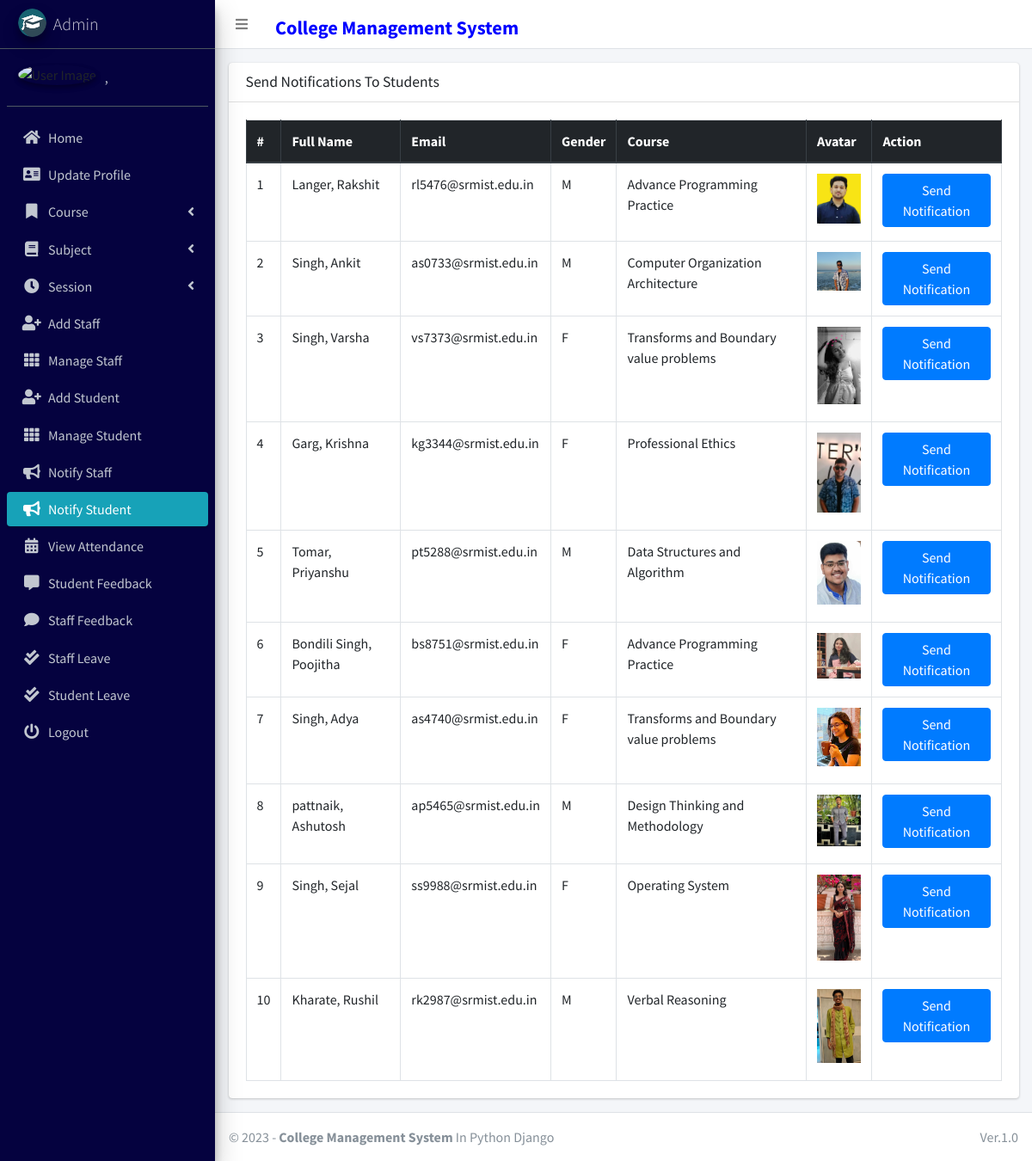
Page /admin_notify_student (signed in) on the committed database.
### main_app/models.py (models this page shows, shortened)
class CustomUser(AbstractUser):
    USER_TYPE = ((1, "HOD"), (2, "Staff"), (3, "Student"))
    GENDER = [("M", "Male"), ("F", "Female")]
    username = None  # Removed username, using email instead
    email = models.EmailField(unique=True)
    user_type = models.CharField(default=1, choices=USER_TYPE, max_length=1)
    gender = models.CharField(max_length=1, choices=GENDER)
    profile_pic = models.ImageField()
    address = models.TextField()
    fcm_token = models.TextField(default="")  # For firebase notifications
    created_at = models.DateTimeField(auto_now_add=True)
    updated_at = models.DateTimeField(auto_now=True)
    USERNAME_FIELD = "email"
    REQUIRED_FIELDS = []
    objects = CustomUserManager()
    def __str__(self):
        return self.last_name + ", " + self.first_name

class Student(models.Model):
    admin = models.OneToOneField(CustomUser, on_delete=models.CASCADE)
    course = models.ForeignKey(Course, on_delete=models.DO_NOTHING, null=True, blank=False)
    session = models.ForeignKey(Session, on_delete=models.DO_NOTHING, null=True)

class Course(models.Model):
    name = models.CharField(max_length=120)
    created_at = models.DateTimeField(auto_now_add=True)
    updated_at = models.DateTimeField(auto_now=True)

### main_app/hod_views.py (the view)
# urls.py: path("admin_notify_student", hod_views.admin_notify_student,
def admin_notify_student(request):
    student = CustomUser.objects.filter(user_type=3)
    context = {
        'page_title': "Send Notifications To Students",
        'students': student
    }
    return render(request, "hod_template/student_notification.html", context)

### main_app/templates/hod_template/student_notification.html (shortened to what this page needs)
{% extends 'main_app/base.html' %}
{% load static %}
{% block content %}
<section class="content">
    <div class="container-fluid">
        <div class="row">
            <div class="col-md-12">
                <div class="card">
                    <div class="card-header">
                        <h3 class="card-title">{{page_title}}</h3>
                    </div>
                    <div class="card-body">
                        <table id="example2" class="table table-bordered table-hover">
                            <thead class="thead-dark">
                                <tr>
                                    <th>#</th>
                                    <th>Full Name</th>
                                    <th>Email</th>
                                    <th>Gender</th>
                                    <th>Course</th>
                                    <th>Avatar</th>
                                    <th>Action</th>
                                </tr>
                            </thead>
                            <tbody>
                                {% for student in students %}
                                <tr>
                                    <td>{{ forloop.counter }}</td>
                                    <td>{{student.last_name}}, {{student.first_name}}</td>
                                    <td>{{student.email}}</td>
                                    <td>{{student.gender}}</td>
                                    <td>{{student.student.course.name}}</td>
                                    <td>
                                        {% if student.profile_pic == ""  %}
                                        No Image
                                        {% else %}
                                        <img class="img img-fluid mb-2" height="56" width="56"
                                            src="{{student.profile_pic}}" alt="">
                                        {% endif %}
                                    </td>
                                    <td><button data-toggle = "modal" data-target = "#myModal"class="btn btn-primary show_notification" value="{{student.id}}">Send Notification</button>
                                    </td>
                                </tr>
                                {% endfor %}
                            </tbody>
                        </table>
                    </div>
                </div>
            </div>
        </div>
    </div>
</section>
{% endblock content %}

### main_app/templates/main_app/base.html (shortened to what this page needs)
{% load static %}
<!DOCTYPE html>
<html>
<head>
    <link rel="stylesheet" href="{% static 'plugins/fontawesome-free/css/all.min.css'%} ">
    <link rel="stylesheet" href="https://code.ionicframework.com/ionicons/2.0.1/css/ionicons.min.css">
    <link rel="stylesheet"
        href="{% static 'plugins/tempusdominus-bootstrap-4/css/tempusdominus-bootstrap-4.min.css'%} ">
    <link rel="stylesheet" href="{% static 'plugins/icheck-bootstrap/icheck-bootstrap.min.css'%} ">
    <link rel="stylesheet" href="{% static 'dist/css/adminlte.min.css'%} ">
    <link rel="stylesheet" href="{% static 'plugins/overlayScrollbars/css/OverlayScrollbars.min.css'%} ">
    <link rel="stylesheet" href="{% static 'plugins/daterangepicker/daterangepicker.css'%} ">
</head>
<body class="hold-transition sidebar-mini layout-fixed">
    <div class="wrapper">
        <nav class="main-header navbar navbar-expand navbar-white navbar-light">
            <ul class="navbar-nav">
                <li class="nav-item">
                    <a class="nav-link" data-widget="pushmenu" href="#"><i class="fas fa-bars"></i></a>
                </li>
                <li class="nav-item">
                    <a style="color: blue;font-weight: bold; font-size: 1.4em;" class="nav-link" data-widget="pushmenu" href="#">College Management System</a>
                </li>
            </ul>
        </nav>
        {% include "main_app/sidebar_template.html" with user=user %}
        <div class="content-wrapper">
<section class="content">
    <div class="container-fluid">
        <div class="row">
            <div class="col-md-12">
            </div></div></div></section>
            {% block content %}
            {% endblock content %}
        </div>
        {% include "main_app/footer.html" %}
    </div>
</body>
</html>

### main_app/templates/main_app/sidebar_template.html (shortened to what this page needs)
{% load static %}
<aside class="main-sidebar sidebar-dark-info elevation-4">
    {% if request.user.user_type == '1' %}
    <a href="{% url 'admin_home' %}" class="brand-link">
        <img src="{% static 'dist/img/cmsl.png' %} " alt="AdminLTE Logo"
            class="brand-image img-circle elevation-3" >
        <span class="brand-text font-weight-light">Admin</span>
    </a>
    <div class="sidebar">
        <div class="user-panel mt-3 pb-3 mb-3 d-flex">
            <div class="image">
                <img src="{{ request.user.profile_pic}}" class="img-circle elevation-2" alt="User Image">
            </div>
            <div class="info">
                <a href="#" class="d-block">{{user}}</a>
            </div>
        </div>
        <nav class="mt-2">
            <ul class="nav nav-pills nav-sidebar flex-column" data-widget="treeview" role="menu" data-accordion="false">
                <li class="nav-item">
                    {% url 'admin_home' as admin_home %}
                    <a href="{{admin_home}}" class="nav-link {% if admin_home == request.path %} active {% endif %}">
                        <i class="nav-icon fas fa-home"></i>
                        <p>
                            Home
                        </p>
                    </a>
                </li>
                <li class="nav-item">
                    {% url 'admin_view_profile' as admin_view_profile %}
                    <a href="{{admin_view_profile}}"
                        class="nav-link {% if admin_view_profile == request.path %} active {% endif %}">
                        <i class="nav-icon fas fa-address-card"></i>
                        <p>
                            Update Profile
                        </p>
                    </a>
                </li>
                <li class="nav-item has-treeview">
                    <a href="#" class="nav-link">
                        <i class="nav-icon fas fa-bookmark"></i>
                        <p>
                            Course
                            <i class="fas fa-angle-left right"></i>
                        </p>
                    </a>
                </li>
                <li class="nav-item has-treeview">
                    <a href="#" class="nav-link">
                        <i class="nav-icon fas fa-book"></i>
                        <p>
                            Subject
                            <i class="fas fa-angle-left right"></i>
                        </p>
                    </a>
                </li>
                <li class="nav-item has-treeview">
                    <a href="#" class="nav-link">
                        <i class="nav-icon fas fa-clock"></i>
                        <p>
                            Session
                            <i class="fas fa-angle-left right"></i>
                        </p>
                    </a>
                </li>
                <li class="nav-item">
                    {% url 'add_staff' as add_staff %}
                    <a href="{{add_staff}}" class="nav-link {% if add_staff == request.path %} active {% endif %}">
                        <i class="nav-icon fas fa-user-plus"></i>
                        <p>
                            Add Staff
                        </p>
                    </a>
                </li>
                <li class="nav-item">
                    {% url 'manage_staff' as manage_staff %}
                    {% url 'edit_staff' staff_id as edit_staff %}
                    <a href="{{manage_staff}}"
                        class="nav-link {% if manage_staff == request.path or request.path == edit_staff %} active {% endif %}">
                        <i class="nav-icon fas fa-th"></i>
                        <p>
                            Manage Staff
                        </p>
                    </a>
                </li>
                <li class="nav-item">
                    {% url 'add_student' as add_student%}
                    <a href="{{add_student}}" class="nav-link  {% if add_student == request.path %} active {% endif %}">
                        <i class="nav-icon fas fa-user-plus"></i>
                        <p>
                            Add Student
                        </p>
                    </a>
                </li>
                <li class="nav-item">
                    {% url 'manage_student' as manage_student %}
                    {% url 'edit_student' student_id as edit_student %}
                    <a href="{{manage_student}}"
                        class="nav-link  {% if edit_student == request.path or manage_student == request.path %} active {% endif %}">
                        <i class="nav-icon fas fa-th"></i>
                        <p>
                            Manage Student
                        </p>
                    </a>
                </li>
                <li class="nav-item">
                    {% url 'admin_notify_staff' as admin_notify_staff %}
                    <a href="{{admin_notify_staff}}"
                        class="nav-link {% if admin_notify_staff == request.path %} active {% endif %}">
                        <i class="nav-icon fas fa-bullhorn"></i>
                        <p>
                            Notify Staff
                        </p>
                    </a>
                </li>
                <li class="nav-item">
                    {% url 'admin_notify_student' as admin_notify_student %}
                    <a href="{{admin_notify_student}}"
                        class="nav-link {% if admin_notify_student == request.path %} active {% endif %}">
                        <i class="nav-icon fas fa-bullhorn"></i>
                        <p>
                            Notify Student
                        </p>
                    </a>
                </li>
                <li class="nav-item">
                    {% url 'admin_view_attendance' as admin_view_attendance %}
                <li class="nav-item">
                    <a href="{{admin_view_attendance}}"
                        class="nav-link  {% if admin_view_attendance == request.path %} active {% endif %}">
                        <i class="nav-icon fas fa-calendar-alt"></i>
                        <p>
                            View Attendance
                        </p>
                    </a>
                </li>
                <li class="nav-item">
                    {% url 'student_feedback_message' as student_feedback_message %}
                    <a href="{{ student_feedback_message }}"
                        class="nav-link  {% if student_feedback_message == request.path %} active {% endif %}">
                        <i class="nav-icon fas fa-comment-alt"></i>
                        <p>
                            Student Feedback
                        </p>
                    </a>
                </li>
                <li class="nav-item">
                    {% url 'staff_feedback_message' as staff_feedback_message %}
                    <a href="{{staff_feedback_message}}"
                        class="nav-link   {% if staff_feedback_message == request.path %} active {% endif %}">
                        <i class="nav-icon fas fa-comment"></i>
                        <p>
                            Staff Feedback
                        </p>
                    </a>
                </li>
                <li class="nav-item">
                    {% url 'view_staff_leave' as view_staff_leave %}
                    <a href="{{view_staff_leave}}"
                        class="nav-link  {% if view_staff_leave == request.path %} active {% endif %}">
                        <i class="nav-icon fas fa-check-double"></i>
                        <p>
                            Staff Leave
                        </p>
                    </a>
                </li>
                <li class="nav-item">
                    {% url 'view_student_leave' as view_student_leave %}
                    <a href="{% url 'view_student_leave' %}"
                        class="nav-link  {% if view_student_leave == request.path %} active {% endif %}">
                        <i class="nav-icon fas fa-check-double"></i>
                        <p>
                            Student Leave
                        </p>
                    </a>
                </li>
                                        {% endif %}
                                        <li class="nav-item">
                                            <a href="{% url 'user_logout' %}"
                                                onclick="return confirm('Your session would be terminated.\n\nProceed?')"
                                                class="nav-link">
                                                <i class="nav-icon fas fa-power-off"></i>
                                                <p>
                                                    Logout
                                                </p>
                                            </a>
                                        </li>
                                    </ul>
                                </nav>
                            </div>
</aside>

### main_app/templates/main_app/footer.html
<footer class="main-footer">
    &copy; {% now "Y" %} - <strong>College Management System</strong>
    In Python Django
    <div class="float-right d-none d-sm-inline-block">
       Ver.1.0
    </div>
</footer>

### rows in the picture
CustomUser: last_name+first_name ","
CustomUser: last_name "Langer", first_name "Rakshit", email "rl5476@srmist.edu.in", gender "M", student.course.name "Advance Programming Practice", shows a picture
CustomUser: last_name "Singh", first_name "Ankit", email "as0733@srmist.edu.in", gender "M", student.course.name "Computer Organization Architecture", shows a picture
CustomUser: last_name "Singh", first_name "Varsha", email "vs7373@srmist.edu.in", gender "F", student.course.name "Transforms and Boundary value problems", shows a picture
CustomUser: last_name "Garg", first_name "Krishna", email "kg3344@srmist.edu.in", gender "F", student.course.name "Professional Ethics", shows a picture
CustomUser: last_name "Tomar", first_name "Priyanshu", email "pt5288@srmist.edu.in", gender "M", student.course.name "Data Structures and Algorithm", shows a picture
CustomUser: last_name "Bondili Singh", first_name "Poojitha", email "bs8751@srmist.edu.in", gender "F", student.course.name "Advance Programming Practice", shows a picture
CustomUser: last_name "Singh", first_name "Adya", email "as4740@srmist.edu.in", gender "F", student.course.name "Transforms and Boundary value problems", shows a picture
CustomUser: last_name "pattnaik", first_name "Ashutosh", email "ap5465@srmist.edu.in", gender "M", student.course.name "Design Thinking and Methodology", shows a picture
CustomUser: last_name "Singh", first_name "Sejal", email "ss9988@srmist.edu.in", gender "F", student.course.name "Operating System", shows a picture
CustomUser: last_name "Kharate", first_name "Rushil", email "rk2987@srmist.edu.in", gender "M", student.course.name "Verbal Reasoning", shows a picture

### other values in the picture
{{ page_title }} "Send Notifications To Students"
